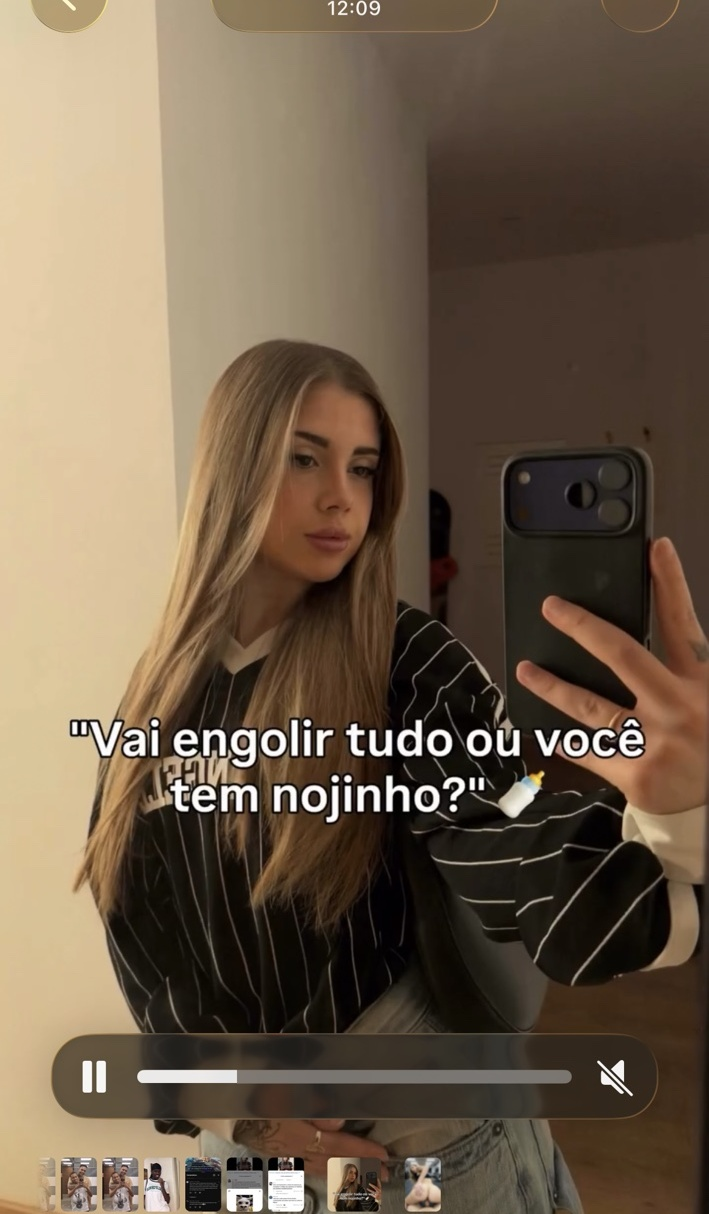
#> input picture test_intro.jpg, 709 x 1214 px; its folder holds only this picture in this run
$ python -i transition.py   (imports and definitions only)
#> lines starting #> are read from the running program, lines starting #| are printed output that depends on the picture
from __future__ import annotations

from dataclasses import dataclass
from pathlib import Path

import cv2
import numpy as np

from .config import TRANSITION_MAX_SCAN_SECONDS
from .media import MediaError, probe_video


@dataclass(frozen=True)
class TransitionResult:
    seconds: float | None
    confidence: float
    message: str


# [13 lines left out: function _normalize_frame, not called in this run]


def _gray_hist(frame: np.ndarray) -> np.ndarray:
    gray = cv2.cvtColor(frame, cv2.COLOR_BGR2GRAY) if frame.ndim == 3 else frame
    hist = cv2.calcHist([gray], [0], None, [64], [0, 256])
    cv2.normalize(hist, hist)
    return hist


# [31 lines left out: function _difference_features, not called in this run]


def _hist_distance(first: np.ndarray, second: np.ndarray) -> float:
    return float(cv2.compareHist(first, second, cv2.HISTCMP_BHATTACHARYYA))


# [394 lines left out: functions _feature_score, _load_samples, _detect_static_take_end, _intro_looks_static, _median_frame, _detect_moving_take_end and 2 more, not called in this run]

>>> import cv2
>>> picture = cv2.imread('../test_intro.jpg')
#> picture is the input picture: shape (1214, 709, 3); mean B, G, R 75, 94.1, 111.1
>>> result = _gray_hist(picture)
#> in _gray_hist, `gray = cv2.cvtColor(frame, cv2.COLOR_BGR2GRAY) if frame.ndim == 3 else..`:
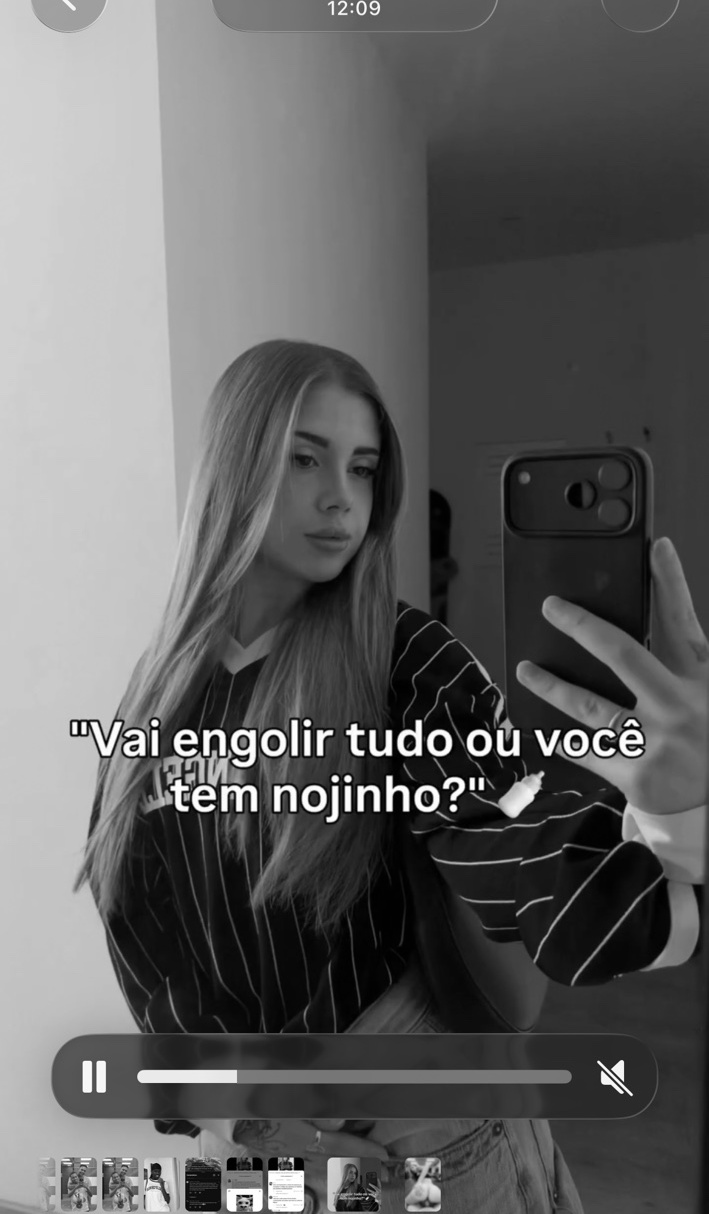
#> gray: shape (1214, 709); min 0, max 255, mean 97
#> in _gray_hist, `hist = cv2.calcHist([gray], [0], None, [64], [0, 256])`: hist = 64 values, max 78566 at index 14, min 428 at index 54, mean 13448.8
#> result = 64 values, max 0.53 at index 14, min 0.00289 at index 54, mean 0.0908
